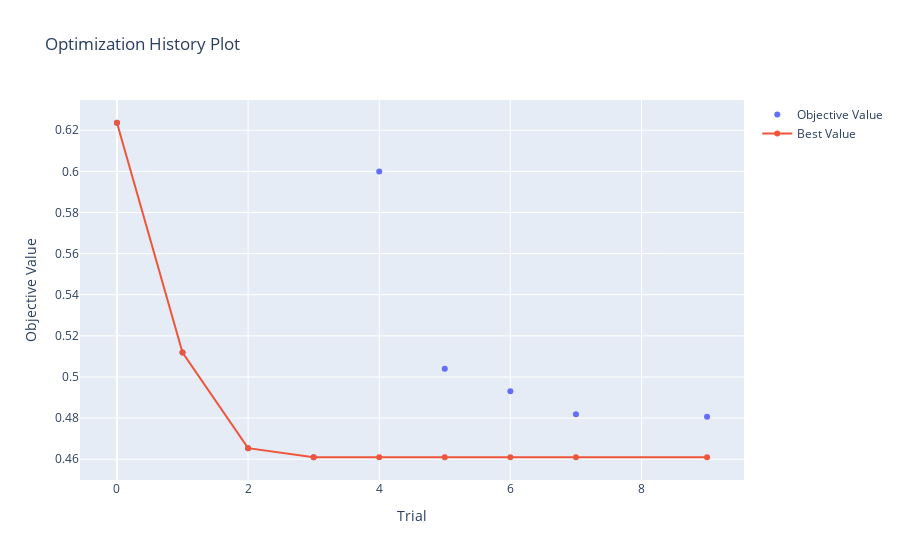

This figure's notebook cell:
### Code cell
fig = optuna.visualization.plot_optimization_history(study)
graph_path = Path(f"../../figures/{params.MODEL_TYPE}/{params.MODEL_NAME}/")
if not os.path.exists(graph_path):
    os.makedirs(graph_path)
graph_path = f"../../figures/{params.MODEL_TYPE}/{params.MODEL_NAME}/plot_optimization_history_graph"
fig.write_image(Path(f"{graph_path}.png"))
fig.show()

### Figure 1 — Plotly figure (JSON) as saved in the notebook; plotly's stock layout.template omitted (floating-point values rounded to 4 significant figures)
{"data": [{"mode": "markers", "name": "Objective Value", "type": "scatter", "x": [0, 1, 2, 3, 4, 5, 6, 7, 9], "y": [0.6237, 0.5118, 0.4654, 0.4609, 0.5999, 0.504, 0.493, 0.4818, 0.4806]}, {"name": "Best Value", "type": "scatter", "x": [0, 1, 2, 3, 4, 5, 6, 7, 9], "y": [0.6237, 0.5118, 0.4654, 0.4609, 0.4609, 0.4609, 0.4609, 0.4609, 0.4609]}], "layout": {"title": {"text": "Optimization History Plot"}, "xaxis": {"title": {"text": "Trial"}}, "yaxis": {"title": {"text": "Objective Value"}}}}
